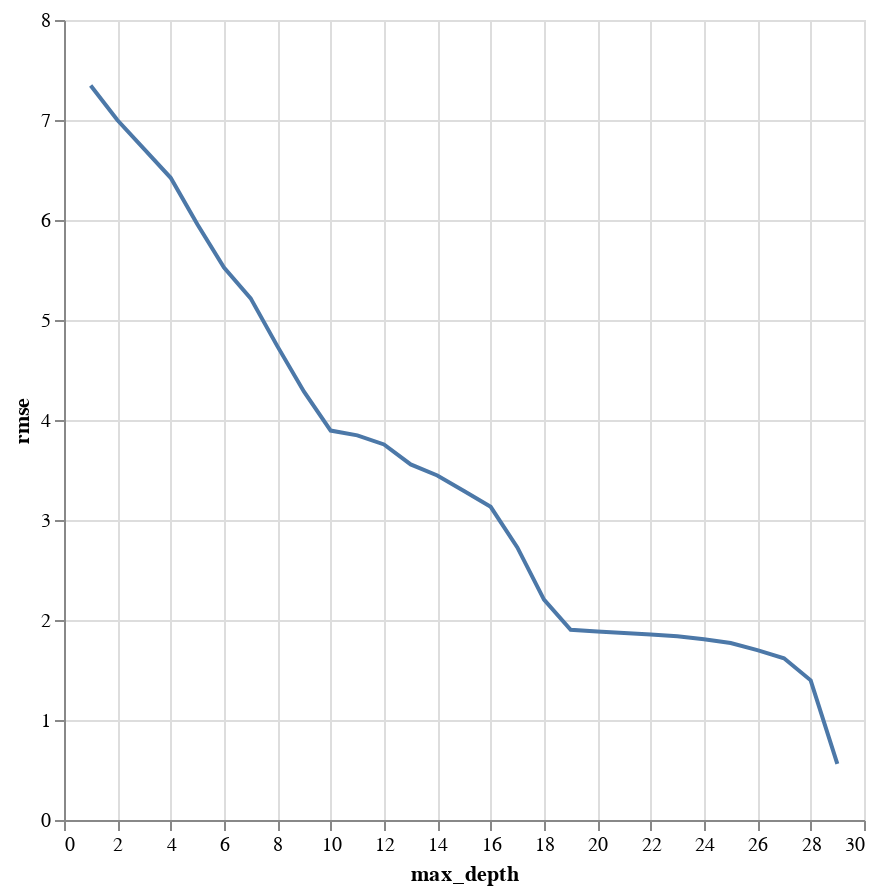

Write notebook code for a chart like this one.
### Code cell
plot_max_depth_rmse(max_depths, rmses_oh)

### Figure 1 — Vega-Lite specification as saved in the notebook (floating-point values rounded to 4 significant figures)
{"config": {"view": {"continuousWidth": 300, "continuousHeight": 300}}, "data": {"name": "data-09ddb993adda6f4894546613b2c05c5e"}, "mark": {"type": "line"}, "encoding": {"x": {"field": "max_depth", "type": "quantitative"}, "y": {"field": "rmse", "type": "quantitative"}}, "height": 400, "params": [{"name": "param_4", "select": {"type": "interval", "encodings": ["x", "y"]}, "bind": "scales"}], "width": 400, "$schema": "https://vega.github.io/schema/vega-lite/v5.16.3.json", "datasets": {"data-09ddb993adda6f4894546613b2c05c5e": [{"max_depth": 1, "rmse": 7.345}, {"max_depth": 2, "rmse": 6.999}, {"max_depth": 3, "rmse": 6.711}, {"max_depth": 4, "rmse": 6.422}, {"max_depth": 5, "rmse": 5.958}, {"max_depth": 6, "rmse": 5.524}, {"max_depth": 7, "rmse": 5.216}, {"max_depth": 8, "rmse": 4.739}, {"max_depth": 9, "rmse": 4.283}, {"max_depth": 10, "rmse": 3.894}, {"max_depth": 11, "rmse": 3.846}, {"max_depth": 12, "rmse": 3.755}, {"max_depth": 13, "rmse": 3.556}, {"max_depth": 14, "rmse": 3.445}, {"max_depth": 15, "rmse": 3.289}, {"max_depth": 16, "rmse": 3.132}, {"max_depth": 17, "rmse": 2.726}, {"max_depth": 18, "rmse": 2.204}, {"max_depth": 19, "rmse": 1.903}, {"max_depth": 20, "rmse": 1.884}, {"max_depth": 21, "rmse": 1.869}, {"max_depth": 22, "rmse": 1.856}, {"max_depth": 23, "rmse": 1.836}, {"max_depth": 24, "rmse": 1.807}, {"max_depth": 25, "rmse": 1.77}, {"max_depth": 26, "rmse": 1.699}, {"max_depth": 27, "rmse": 1.617}, {"max_depth": 28, "rmse": 1.397}, {"max_depth": 29, "rmse": 0.5614}]}}
